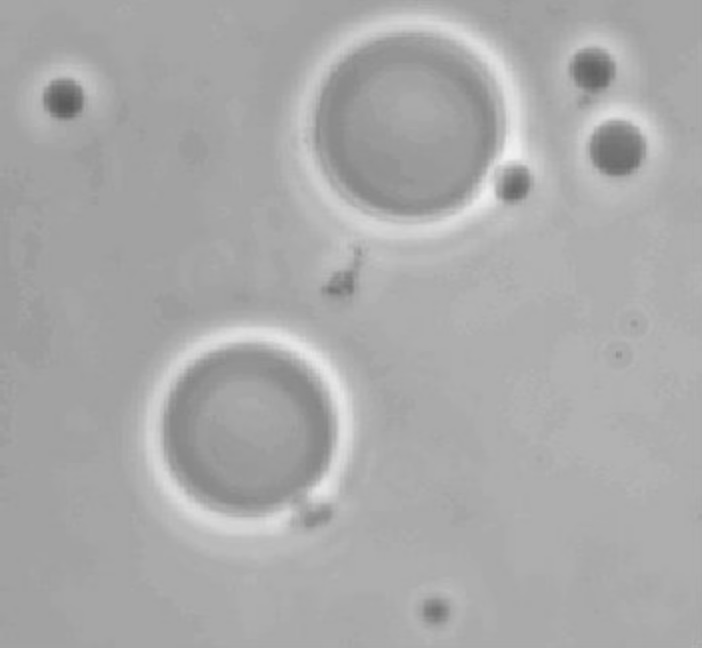
%> input picture Lecciones/Leccion26 24-07-2020/imagen4.jpg, 702 x 648 px
$ octave ejemplo1.m   (GNU Octave 9; MATLAB toolbox functions it lacks are replaced by stand-ins)
%> lines starting %> are read from the running program, lines starting %| are printed output that depends on the picture; in (x1, y1, x2, y2) boxes, pixels count from 0 and x2, y2 are one past the last pixel; in counts of white or black regions, pixels touching at a corner belong together; the program's own positions count from 1
% Ejemplo de Umbral
clc; clear; close all;
pkg load image;
A = imread('imagen4.jpg');
%> A is the input picture: size 648x702x3 uint8; min 90, max 242, mean 169.6
subplot(2,2,1);
imshow(A);
title('Imagen original');

[m,n] = size(A);
%> m = 648; n = 2106

% Histograma de la imagen original
subplot(2,2,2);
imhist(A);
title('Histograma imagen original');

% Umbral basico global
T = 165; iter = 15;
for k = 1:iter
  % Mascaras de los bloques
  I1 = (A>T);  % Matriz binaria, donde I1(i,j)=1 si A(i,j)>T
  I2 = (A<=T); % Matriz binaria, donde I1(i,j)=1 si A(i,j)<=T
  B1 = A.*I1;  % Bloque 1, donde se cumple que B1(i,j)=A(i,j), si A(i,j)>T;
               %                               B1(i,j)=0, si A(i,j)<=T;
  B2 = A.*I2;
  m1 = sum(sum(B1))/sum(sum(I1)); % Promedio de intensidad del Bloque 1
  m2 = sum(sum(B2))/sum(sum(I2)); % Promedio de intensidad del Bloque 1
  T = 0.5*(m1+m2);
endfor
%> this loop made 15 passes
%> (m1, m2, T) on passes 1 to 12: (176.4, 157.9, 167.1), (177.9, 159.4, 168.6), (178.1, 159.6, 168.9), (178.1, 159.6, 168.9), (178.1, 159.6, 168.9), (178.1, 159.6, 168.9), (178.1, 159.6, 168.9), (178.1, 159.6, 168.9), (178.1, 159.6, 168.9), (178.1, 159.6, 168.9), (178.1, 159.6, 168.9), (178.1, 159.6, 168.9)
%> pass 1, `I1 = (A>T);`:
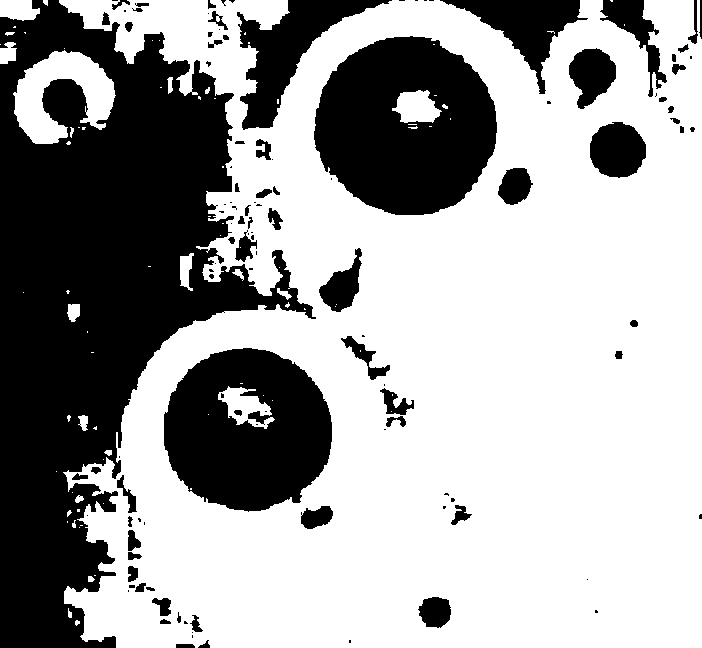
%> I1: size 648x702x3 logical; 63.5% white; 119 black regions (55 under 20 px), largest, box (x1, y1, x2, y2) and area: (0, 0, 316, 648) 95376, (314, 36, 497, 215) 24100, (164, 348, 332, 512) 20281
%> pass 1, `B1 = A.*I1;`:
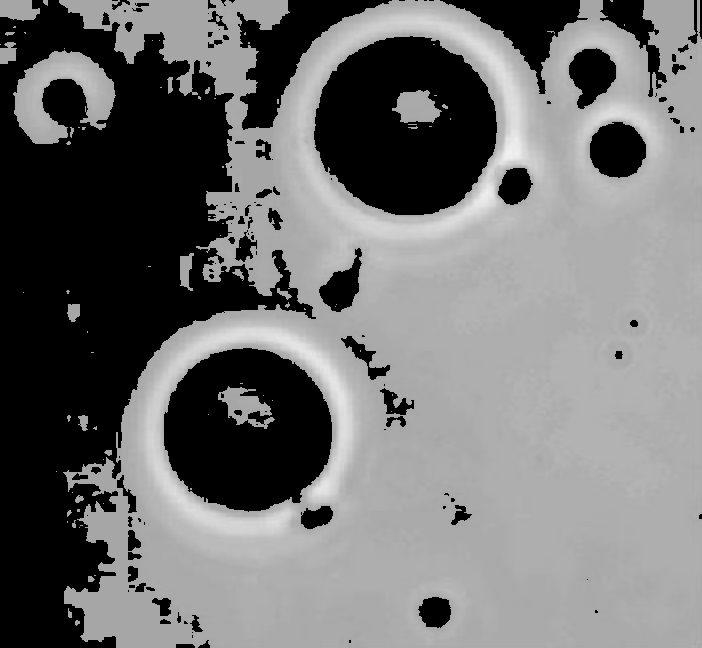
%> B1: size 648x702x3 uint8; min 0, max 242, mean 112
%> pass 1, `B2 = A.*I2;`:
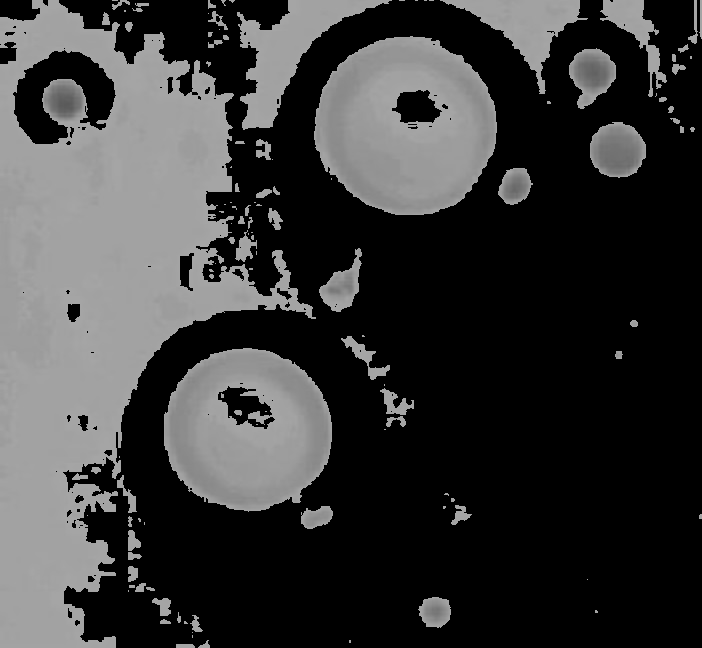
%> B2: size 648x702x3 uint8; min 0, max 165, mean 57.7

C = zeros(m,n);
C(A>T) = 1;
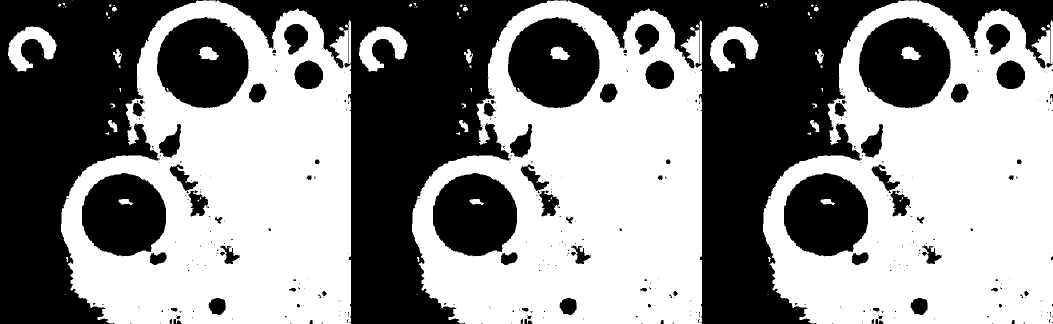
%> C: size 648x2106 double (shown at 1/2 size); values 0 (black) and 1 (white), 54.1% white; 371 black regions (278 under 20 px), largest, box (x1, y1, x2, y2) and area: (411, 0, 1112, 648) 148765, (1113, 0, 1814, 648) 148765, (0, 0, 410, 648) 136607
C(A<=T) = 0;
subplot(2,2,3);
imshow(C);
title(['Umbral Basico T=' num2str(T)]);

% Umbral metodo de Otsu
% Paso 0: Calcular el histograma de la imagen A
[q,~] = imhist(A);
%> q = 256 values, max 154173 at index 163, min 0 at index 1, mean 5330.8

% Paso 1: Calcular el histograma normalizado
h = (1/(m*n))*q;
%> h = 256 values, max 0.113 at index 163, min 0 at index 1, mean 0.00391

% Paso 2: Calcular vector de suma acumulada
p = zeros(256,1);
for k = 1:256
  p(k) = sum(h(1:k));
endfor
%> after the loop, p = 256 values from 0 to 1

% Paso 3: Calcular vector de suma acumulada con peso
mc = zeros(256,1);
for k = 1:256
  mc(k) = sum((0:k-1)'.*h(1:k));
endfor
%> after the loop, mc = 256 values from 0 to 169.6

% Paso 4: Calcular el maximo de mc
mg = mc(256);
%> mg = 169.6

% Paso 5: Calcular vector de varianza entre clases
N = (mg*p-mc).^2;
%> N = 256 values, max 21.19 at index 170, min 0 at index 1, mean 1.99
D = p.*(1-p);
%> D = 256 values, max 0.25 at index 170, min 0 at index 1, mean 0.027
delta2b = N./D;

% Paso 6: Posicion maxima del vector delta2b
[~,T] = max(delta2b);
%> T = 182
T = T-1; % Ya que Octave cuenta a partir del 1 y no del 0
%> T = 181
% Mostrar imagen
D = zeros(m,n);
D(A>T) = 1;
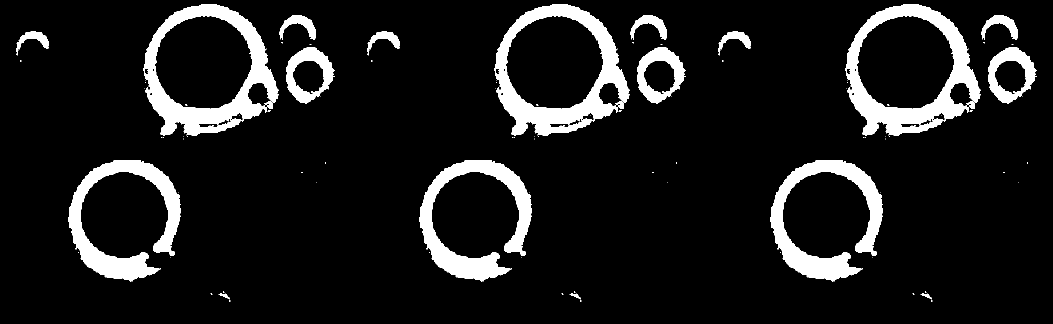
%> D: size 648x2106 double (shown at 1/2 size); values 0 (black) and 1 (white), 10.5% white; 108 white regions (90 under 20 px), largest, box (x1, y1, x2, y2) and area: (286, 8, 557, 272) 22880, (988, 8, 1259, 272) 22880, (1690, 8, 1961, 272) 22880
D(A<=T) = 0;
subplot(2,2,4);
imshow(D);
title(['Umbral Otsu T=' num2str(T)]);
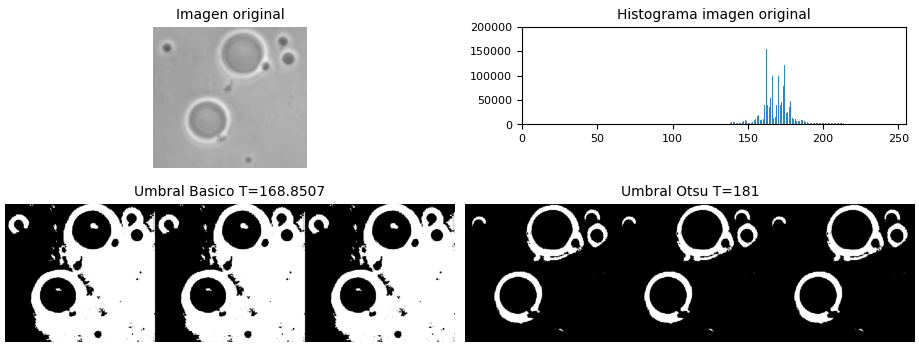
%> figure redrawn from the program's plot data, 4 panels

$ run again, with Lecciones/Leccion26 24-07-2020/imagen6.jpg copied over Lecciones/Leccion26 24-07-2020/imagen4.jpg
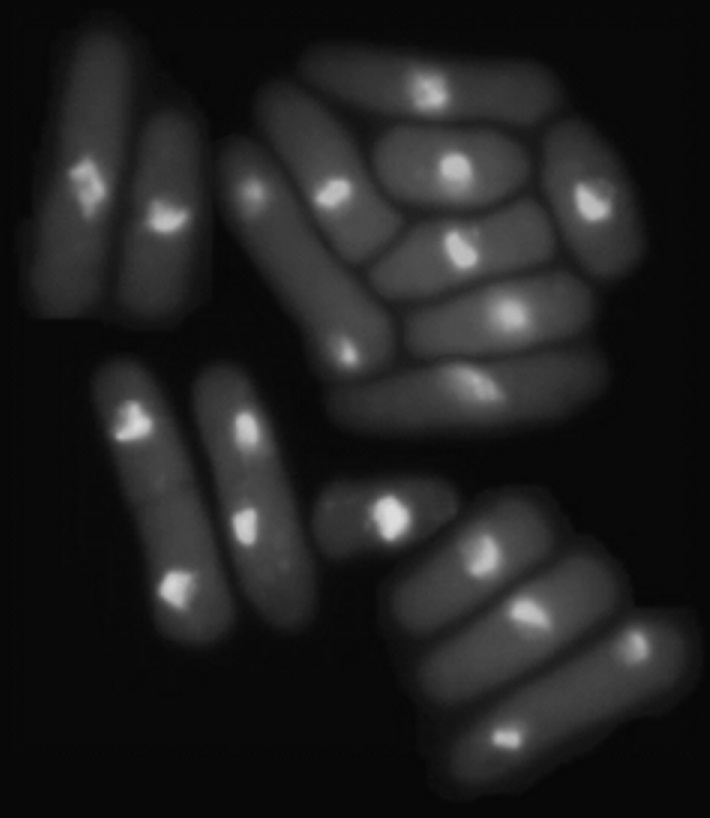
%> input picture Lecciones/Leccion26 24-07-2020/imagen6.jpg, 710 x 818 px
%> A is the input picture: size 818x710x3 uint8; min 5, max 221, mean 33.1
%> the loop `for k = 1:iter` made 15 passes
%> (m1, m2, T) on passes 1 to 8: (185.1, 31.33, 108.2), (151, 28.92, 89.94), (135.2, 27.86, 81.53), (126.4, 27.21, 76.8), (117.6, 26.48, 72.06), (109.5, 25.58, 67.53), (100.5, 24.28, 62.41), (92.11, 22.54, 57.33)
%> pass 1, `I1 = (A>T);`:
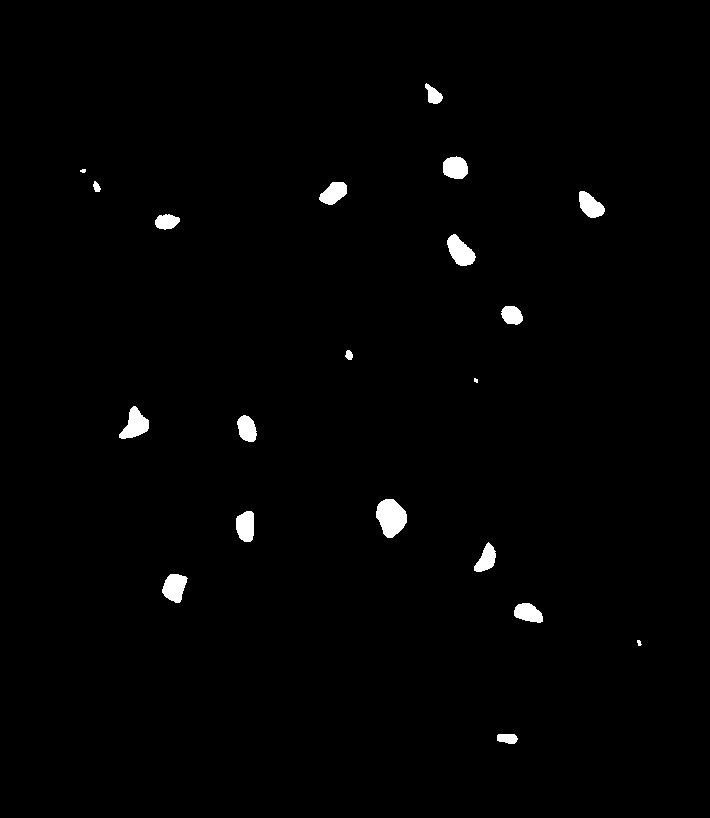
%> I1: size 818x710x3 logical; 1.2% white; 20 white regions (2 under 20 px), largest, box (x1, y1, x2, y2) and area: (376, 499, 407, 538) 864, (447, 234, 476, 266) 563, (119, 406, 149, 439) 556
%> C: size 818x2130 double; values 0 (black) and 1 (white), 32% white; 60 white regions (33 under 20 px), largest, box (x1, y1, x2, y2) and area: (228, 60, 587, 424) 81161, (938, 60, 1297, 424) 81161, (1648, 60, 2007, 424) 81161
%> q = 256 values, max 402027 at index 10, min 0 at index 1, mean 6806
%> h = 256 values, max 0.231 at index 10, min 0 at index 1, mean 0.00391
%> after the loop `for k = 1:256`: p = 256 values from 0 to 1
%> after the loop `for k = 1:256`: mc = 256 values from 0 to 33.11
%> mg = 33.11
%> N = 256 values, max 161.1 at index 34, min 0 at index 1, mean 37.05
%> `D = p.*(1-p);`: D = 256 values, max 0.25 at index 19, min -6.66e-16 at index 222, mean 0.0628
%> `[~,T] = max(delta2b);`: T = 43
%> `T = T-1;`: T = 42
%> `title(['Umbral Otsu T=' num2str(T)]);`:
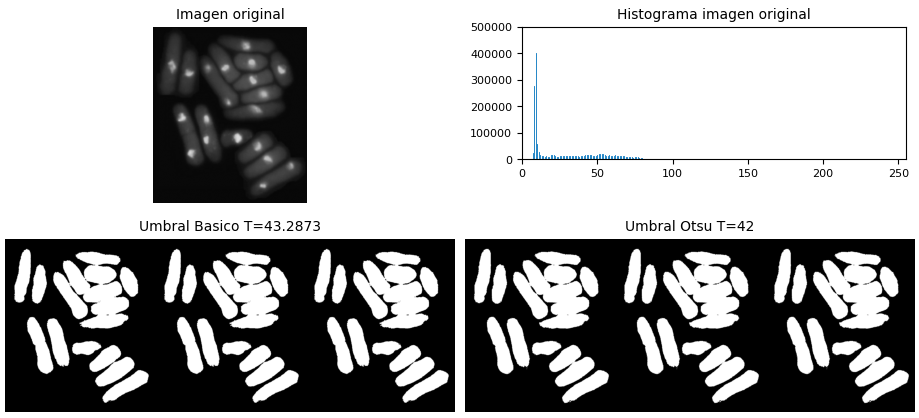
%> figure redrawn from the program's plot data, 4 panels
